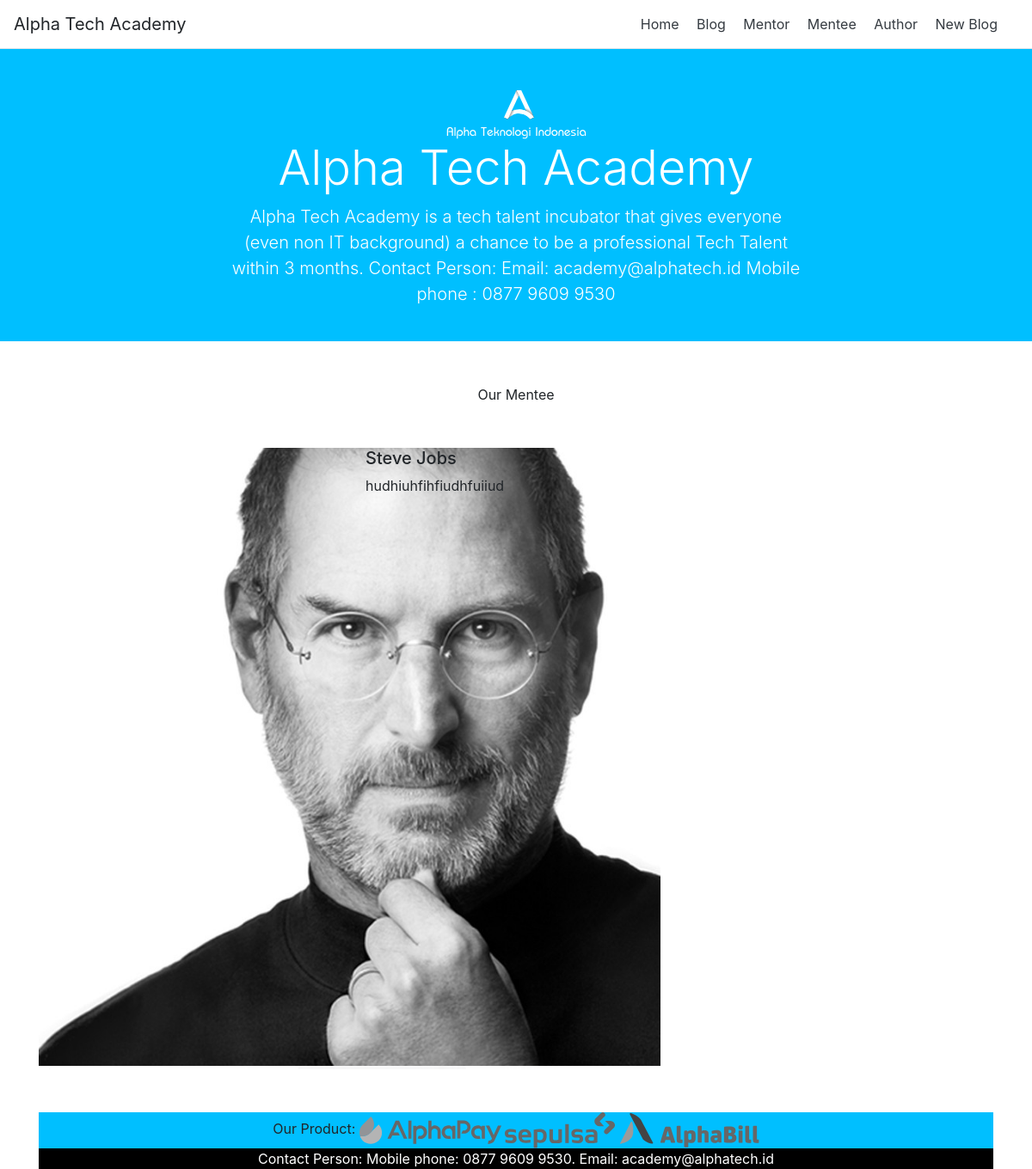
/mentee/, run on the app's committed database.
### mentee/models.py (models this page shows, shortened)
class Mentee(models.Model) :
    nama_lengkap = models.CharField (max_length=255)
    gambar = models.ImageField (upload_to='images')
    status = models.TextField (max_length=255)

### mentee/views.py (the view)
# urls.py: path('mentee/', views.mentee, name='mentee'),
def mentee(request) :
    mentee = Mentee.objects.all()
    return render(request, 'mentee/daftar_mentee.html',{'mentee':mentee})

### mentee/templates/mentee/daftar_mentee.html
{% extends 'home/base.html' %}
{% load static %}
{% block content %}
<body>
    <div class="style margin text-center">
        <span>Our Mentee</span>
    {% for data in mentee %}
    </div>
    <div class="margin container">
        <div class="section-row">
                <div class="row">
                    <div class="col-md-4 col-sm-6 col-12">
                        <img src="{{ data.gambar.url }}" class="gambar"/>
                    </div>
                    <div class="col-md-8 col-sm-6 col-12">
                        <h5>{{ data.nama_lengkap }}</h5>
                        <p>{{ data.status }}</p>
                    </div>
                </div>
            </div>
</body>
    {% endfor %}
{% endblock %}

### blog/static/css/main.css (style rules this page uses)
.margin { margin-top: 50px; }

### data on the page
Mentee: gambar (picture), nama_lengkap "Steve Jobs", status "hudhiuhfihfiudhfuiiud"
